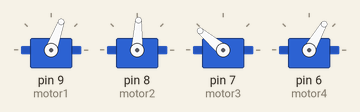
Bench run of a sketch on a simulated Arduino Uno, built with avr-gcc and run on an emulated ATmega328P. Shown: 4 × servo.

Above: at 0.05 s.
At 1.15 s:
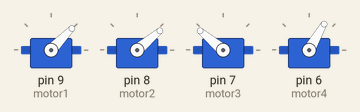
At 2.25 s:
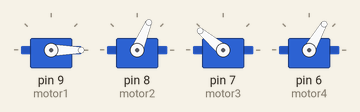
At 4.5 s:
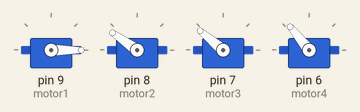
At 6.7 s:
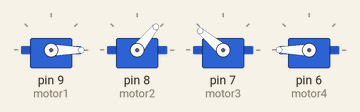
At 8.95 s:
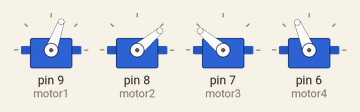
Timing chart, 0 to 11.7 s (numbered marks = the images above):
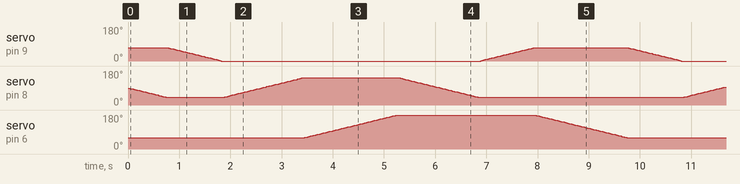

The sketch:

Assignment9.ino
```cpp
#include <Servo.h>

Servo motor1, motor2, motor3, motor4;


int pos1 = 70;      // 70 to 0     turn right
int pos2 = 90;      // 90 to 40    up
int pos3 = 140;     // 100 to 140  up
int pos4 = 60;      // 60 to 180   catch
int Stop = 0;

void setup()
{
  motor1.attach(9);
  motor2.attach(8);
  motor3.attach(7);
  motor4.attach(6);

  motor1.write(pos1);
  motor2.write(pos2);
  motor3.write(pos3);
  motor4.write(pos4);
}

void loop()
{
  if (Stop==0)
  {
    // Up
    for (pos2 = 90; pos2 >= 40; pos2--)
      { motor2.write(pos2); delay(15); }
  }

  if (Stop <4)
  {

    // Turn Right
    for (pos1 = 70; pos1 >= 0; pos1--)
      { motor1.write(pos1); delay(15); }

    // Down
    for (pos2 = 40; pos2 <= 145; pos2++)
      { motor2.write(pos2); delay(15); }

    // Catch
    for (pos4 = 60; pos4 <= 180; pos4++)
      { motor4.write(pos4); delay(15); }

    // Up
    for (pos2 = 145; pos2 >= 40; pos2--)
      { motor2.write(pos2); delay(15); }

    // Turn Left
    for (pos1 = 0; pos1 <= 70; pos1++)
      { motor1.write(pos1); delay(15); }

    // Release
    for (pos4 = 180; pos4 >= 60; pos4--)
      { motor4.write(pos4); delay(15); }

    Stop++;
  }
  if(Stop == 4)
  // Down
    for (pos2 = 40; pos2 <= 90; pos2++)
      { motor2.write(pos2); delay(15); Stop++;}
}
```
